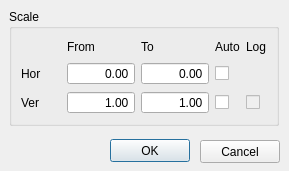
<?xml version="1.0" encoding="UTF-8"?>
<ui version="4.0">
 <class>GraphDialog</class>
 <widget class="QDialog" name="GraphDialog">
  <property name="geometry">
   <rect>
    <x>0</x>
    <y>0</y>
    <width>289</width>
    <height>171</height>
   </rect>
  </property>
  <property name="windowTitle">
   <string>Dialog</string>
  </property>
  <widget class="QGroupBox" name="groupBox">
   <property name="geometry">
    <rect>
     <x>9</x>
     <y>9</y>
     <width>270</width>
     <height>117</height>
    </rect>
   </property>
   <property name="title">
    <string>Scale</string>
   </property>
   <layout class="QGridLayout" name="gridLayout">
    <item row="0" column="1">
     <widget class="QLabel" name="label_3">
      <property name="text">
       <string>From</string>
      </property>
     </widget>
    </item>
    <item row="0" column="2">
     <widget class="QLabel" name="label_4">
      <property name="text">
       <string>To</string>
      </property>
     </widget>
    </item>
    <item row="0" column="3">
     <widget class="QLabel" name="label_6">
      <property name="text">
       <string>Auto</string>
      </property>
     </widget>
    </item>
    <item row="0" column="4">
     <widget class="QLabel" name="label_5">
      <property name="text">
       <string>Log</string>
      </property>
     </widget>
    </item>
    <item row="1" column="0">
     <widget class="QLabel" name="label">
      <property name="sizePolicy">
       <sizepolicy hsizetype="Maximum" vsizetype="Preferred">
        <horstretch>0</horstretch>
        <verstretch>0</verstretch>
       </sizepolicy>
      </property>
      <property name="minimumSize">
       <size>
        <width>40</width>
        <height>0</height>
       </size>
      </property>
      <property name="text">
       <string>Hor</string>
      </property>
     </widget>
    </item>
    <item row="1" column="1">
     <widget class="QDoubleSpinBox" name="sbFromH">
      <property name="alignment">
       <set>Qt::AlignRight|Qt::AlignTrailing|Qt::AlignVCenter</set>
      </property>
      <property name="buttonSymbols">
       <enum>QAbstractSpinBox::NoButtons</enum>
      </property>
      <property name="maximum">
       <double>100000.000000000000000</double>
      </property>
     </widget>
    </item>
    <item row="1" column="2">
     <widget class="QDoubleSpinBox" name="sbToH">
      <property name="alignment">
       <set>Qt::AlignRight|Qt::AlignTrailing|Qt::AlignVCenter</set>
      </property>
      <property name="buttonSymbols">
       <enum>QAbstractSpinBox::NoButtons</enum>
      </property>
      <property name="maximum">
       <double>100000.000000000000000</double>
      </property>
     </widget>
    </item>
    <item row="1" column="3">
     <widget class="QCheckBox" name="cbAutoH">
      <property name="text">
       <string/>
      </property>
     </widget>
    </item>
    <item row="2" column="0">
     <widget class="QLabel" name="label_2">
      <property name="sizePolicy">
       <sizepolicy hsizetype="Maximum" vsizetype="Preferred">
        <horstretch>0</horstretch>
        <verstretch>0</verstretch>
       </sizepolicy>
      </property>
      <property name="minimumSize">
       <size>
        <width>40</width>
        <height>0</height>
       </size>
      </property>
      <property name="text">
       <string>Ver</string>
      </property>
     </widget>
    </item>
    <item row="2" column="1">
     <widget class="QDoubleSpinBox" name="sbFromV">
      <property name="alignment">
       <set>Qt::AlignRight|Qt::AlignTrailing|Qt::AlignVCenter</set>
      </property>
      <property name="buttonSymbols">
       <enum>QAbstractSpinBox::NoButtons</enum>
      </property>
      <property name="minimum">
       <double>1.000000000000000</double>
      </property>
      <property name="maximum">
       <double>500000000.000000000000000</double>
      </property>
     </widget>
    </item>
    <item row="2" column="2">
     <widget class="QDoubleSpinBox" name="sbToV">
      <property name="alignment">
       <set>Qt::AlignRight|Qt::AlignTrailing|Qt::AlignVCenter</set>
      </property>
      <property name="buttonSymbols">
       <enum>QAbstractSpinBox::NoButtons</enum>
      </property>
      <property name="minimum">
       <double>1.000000000000000</double>
      </property>
      <property name="maximum">
       <double>500000000.000000000000000</double>
      </property>
     </widget>
    </item>
    <item row="2" column="3">
     <widget class="QCheckBox" name="cbAutoV">
      <property name="text">
       <string/>
      </property>
     </widget>
    </item>
    <item row="2" column="4">
     <widget class="QCheckBox" name="cbLogV">
      <property name="enabled">
       <bool>false</bool>
      </property>
      <property name="text">
       <string/>
      </property>
     </widget>
    </item>
   </layout>
  </widget>
  <widget class="QPushButton" name="pbOk">
   <property name="geometry">
    <rect>
     <x>110</x>
     <y>139</y>
     <width>80</width>
     <height>23</height>
    </rect>
   </property>
   <property name="text">
    <string>OK</string>
   </property>
  </widget>
  <widget class="QPushButton" name="pbCancel">
   <property name="geometry">
    <rect>
     <x>200</x>
     <y>140</y>
     <width>80</width>
     <height>23</height>
    </rect>
   </property>
   <property name="text">
    <string>Cancel</string>
   </property>
  </widget>
 </widget>
 <resources/>
 <connections/>
</ui>
